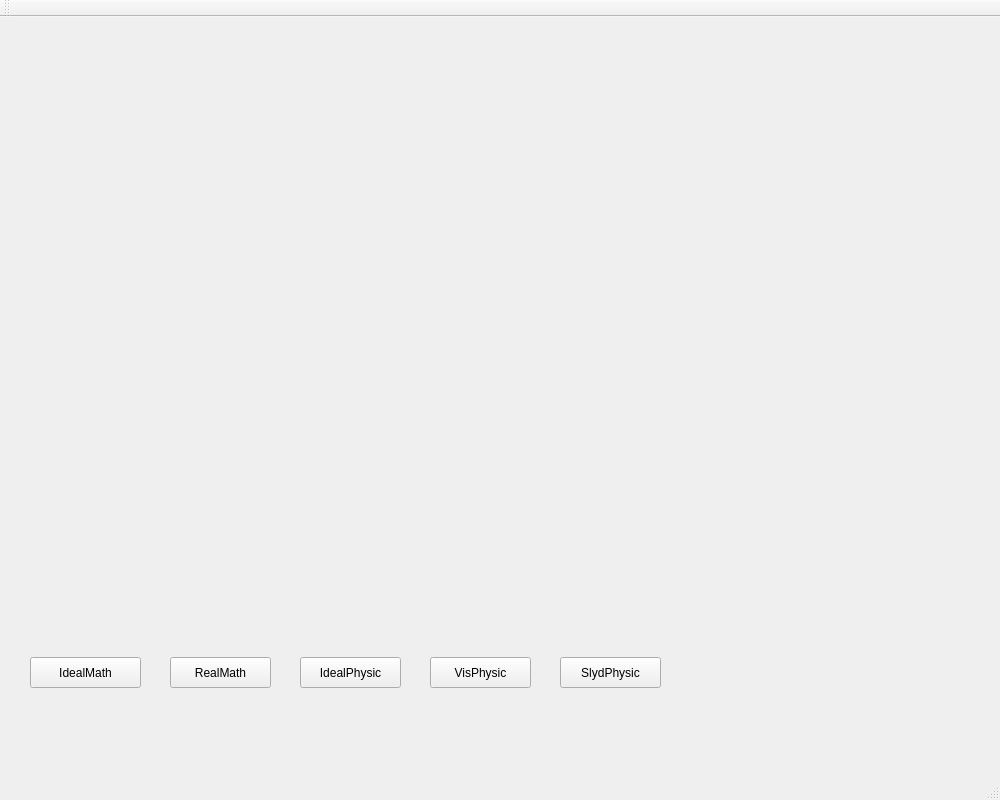
<?xml version="1.0" encoding="UTF-8"?>
<ui version="4.0">
 <class>MainWindow</class>
 <widget class="QMainWindow" name="MainWindow">
  <property name="geometry">
   <rect>
    <x>0</x>
    <y>0</y>
    <width>1000</width>
    <height>800</height>
   </rect>
  </property>
  <property name="sizePolicy">
   <sizepolicy hsizetype="Maximum" vsizetype="Minimum">
    <horstretch>0</horstretch>
    <verstretch>0</verstretch>
   </sizepolicy>
  </property>
  <property name="windowTitle">
   <string>MainWindow</string>
  </property>
  <widget class="QWidget" name="centralWidget">
   <widget class="QCustomPlot" name="widget" native="true">
    <property name="geometry">
     <rect>
      <x>20</x>
      <y>10</y>
      <width>1000</width>
      <height>600</height>
     </rect>
    </property>
    <property name="sizePolicy">
     <sizepolicy hsizetype="Expanding" vsizetype="Expanding">
      <horstretch>0</horstretch>
      <verstretch>0</verstretch>
     </sizepolicy>
    </property>
    <property name="baseSize">
     <size>
      <width>700</width>
      <height>500</height>
     </size>
    </property>
   </widget>
   <widget class="QPushButton" name="pushButton">
    <property name="geometry">
     <rect>
      <x>30</x>
      <y>640</y>
      <width>111</width>
      <height>31</height>
     </rect>
    </property>
    <property name="focusPolicy">
     <enum>Qt::WheelFocus</enum>
    </property>
    <property name="text">
     <string>IdealMath</string>
    </property>
   </widget>
   <widget class="QPushButton" name="pushButton_2">
    <property name="geometry">
     <rect>
      <x>170</x>
      <y>640</y>
      <width>101</width>
      <height>31</height>
     </rect>
    </property>
    <property name="text">
     <string>RealMath</string>
    </property>
   </widget>
   <widget class="QPushButton" name="pushButton_3">
    <property name="geometry">
     <rect>
      <x>300</x>
      <y>640</y>
      <width>101</width>
      <height>31</height>
     </rect>
    </property>
    <property name="text">
     <string>IdealPhysic</string>
    </property>
   </widget>
   <widget class="QPushButton" name="pushButton_4">
    <property name="geometry">
     <rect>
      <x>430</x>
      <y>640</y>
      <width>101</width>
      <height>31</height>
     </rect>
    </property>
    <property name="text">
     <string>VisPhysic</string>
    </property>
   </widget>
   <widget class="QPushButton" name="pushButton_5">
    <property name="geometry">
     <rect>
      <x>560</x>
      <y>640</y>
      <width>101</width>
      <height>31</height>
     </rect>
    </property>
    <property name="text">
     <string>SlydPhysic</string>
    </property>
   </widget>
  </widget>
  <widget class="QMenuBar" name="menuBar">
   <property name="geometry">
    <rect>
     <x>0</x>
     <y>0</y>
     <width>1000</width>
     <height>20</height>
    </rect>
   </property>
  </widget>
  <widget class="QToolBar" name="mainToolBar">
   <attribute name="toolBarArea">
    <enum>TopToolBarArea</enum>
   </attribute>
   <attribute name="toolBarBreak">
    <bool>false</bool>
   </attribute>
  </widget>
  <widget class="QStatusBar" name="statusBar"/>
 </widget>
 <layoutdefault spacing="6" margin="11"/>
 <customwidgets>
  <customwidget>
   <class>QCustomPlot</class>
   <extends>QWidget</extends>
   <header>qcustomplot.h</header>
   <container>1</container>
  </customwidget>
 </customwidgets>
 <resources/>
 <connections/>
</ui>
